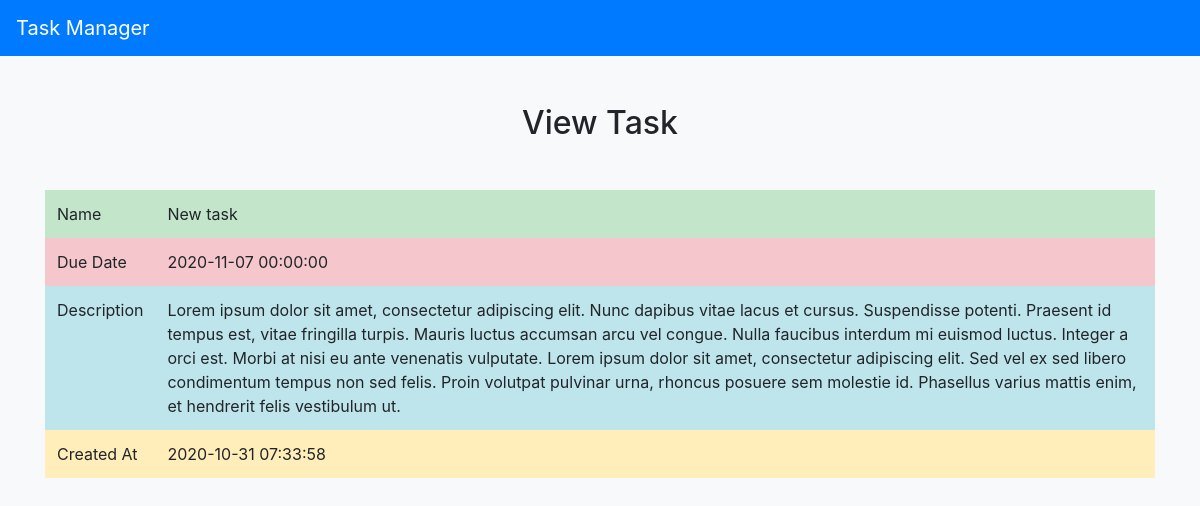
The page /view_task.php?id=1 on the database its author committed.
### tables this page shows
CREATE TABLE `tasks` (
  `id` int(3) NOT NULL,
  `name` varchar(60) NOT NULL,
  `description` text NOT NULL,
  `due_date` datetime NOT NULL,
  `is_completed` tinyint(1) DEFAULT 0,
  `created_at` datetime NOT NULL DEFAULT current_timestamp()
);

### objects/task.php (called while the page is built, shortened)
<?php
class Task{
    private $conn;
    public $id;
    public function __construct($db){
        $this->conn = $db;
    }
    function readOne(){
        $query = "SELECT * FROM tasks WHERE id = ?";
        $stmt = $this->conn->prepare( $query );
        $stmt->bindParam(1, $this->id);
        $stmt->execute();
        $row = $stmt->fetch(PDO::FETCH_ASSOC);
        $this->name = $row['name'];
        $this->description = $row['description'];
        $this->due_date = $row['due_date'];
        $this->created_at = $row['created_at'];
    }
}
?>

### view_task.php (the view, shortened to what this page needs)
<?php
$id = isset($_GET['id']) ? $_GET['id'] : die('ERROR: missing ID.');
include_once 'objects/task.php';
$database = new Database();
$db = $database->getConnection();
$task = new Task($db);
$task->id = $id;
$task->readOne();
$page_title = "View Task";
include_once "header.php";
echo "<table class='table table-striped table-borderless'>";
echo "<tbody>";
    echo '<tr class="table-success">';
    echo "<td>Name</td>";
    echo "<td>{$task->name}</td>";
    echo "</tr>";
    echo '<tr class="table-danger">';
    echo "<td>Due Date</td>";
    echo "<td>{$task->due_date}</td>";
    echo "</tr>";
    echo '<tr class="table-info">';
    echo "<td>Description</td>";
    echo "<td>{$task->description}</td>";
    echo "</tr>";
    echo '<tr class="table-warning">';
    echo "<td>Created At</td>";
    echo "<td>{$task->created_at}</td>";
    echo "</tr>";
echo "</tbody>";
echo "</table>";
include_once "footer.php";
?>

### header.php (shortened to what this page needs)
<!DOCTYPE html>
<html lang="en">
<head>
    <link rel="stylesheet" href="https://cdn.jsdelivr.net/npm/bootstrap@4.5.3/dist/css/bootstrap.min.css">
    <link rel="stylesheet" href="https://stackpath.bootstrapcdn.com/font-awesome/4.7.0/css/font-awesome.min.css">
</head>
<body class="bg-light">
    <nav class="navbar navbar-light bg-primary ">
    <a class="navbar-brand text-white " href="index.php"> Task Manager </a>
    </nav>
    <div class="container">
        <?php
        echo "<div class='page-header text-center mt-5 mb-5'>
                <h2>{$page_title}</h2>
            </div>";
        ?>

### footer.php (shortened to what this page needs)
</div>
</body>
</html>

### rows shown on the page
tasks: name "New task", due_date "2020-11-07 00:00:00", description "Lorem ipsum dolor sit amet, consectetur adipiscing elit. Nunc dapibus vitae lacus et cursus. Suspendisse potenti. Praesent id tempus est, vitae fringilla turpis. Mauris luctus accumsan arcu vel congue. Nulla faucibus interdum mi euismod luctus. Integer a orci est. Morbi at nisi eu ante venenatis vulputate. Lorem ipsum dolor sit amet, consectetur adipiscing elit. Sed vel ex sed libero condimentum tempus non sed felis. Proin volutpat pulvinar urna, rhoncus posuere sem molestie id. Phasellus varius mattis enim, et hendrerit felis vestibulum ut.", created_at "2020-10-31 07:33:58"

### other values the page prints
$page_title "View Task"
